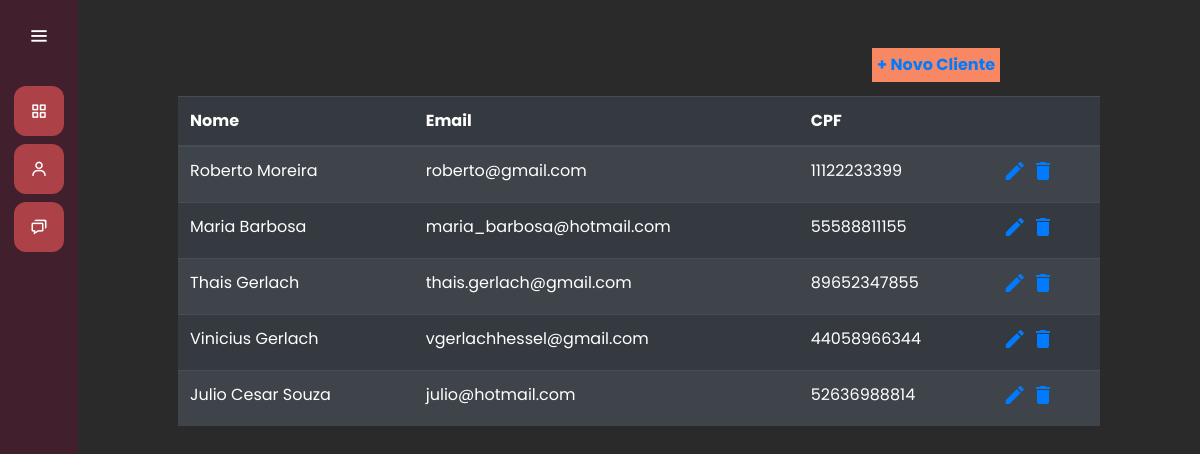
/clientes/, run on an earlier commit of the app's database.
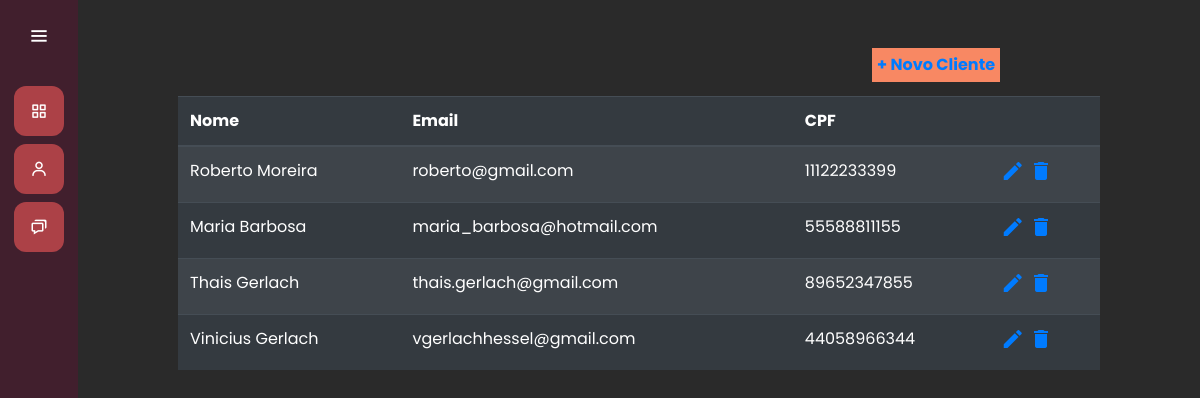
And on a later commit of the database.
### clientes/models.py (models this page shows, shortened)
class Cliente(models.Model):
    nome_completo = models.CharField(max_length=80, default=True)
    email = models.EmailField(max_length=50)
    cpf = models.CharField(max_length=11)

### clientes/views.py (the view)
# urls.py: path('', views.clientes, name="clientes"),
def clientes(request):
    if request.method == "GET":
        clientes = Cliente.objects.all()
        return render(request, 'clientes.html', {'clientes': clientes})

### clientes/templates/clientes.html (shortened to what this page needs)
{% extends "base.html" %}
{% load static %}
{% block 'head' %}
    <link rel="stylesheet" href="{% static 'clientes/css/clientes.css' %}">
    <link rel="stylesheet" href="{% static 'clientes/css/lista_clientes.css' %}">
{% endblock %}
{% block 'dashboard' %}
    <br>
    <br>
    <div class="container-fluid distanciamento">
        <div>
            <a class="btn-add-clientes" href="{% url 'novo_cliente' %}">+ Novo Cliente</a>
            <br>
            <br>
            <table class="table table-striped table-dark">
                <thead>
                    <tr>
                        <th scope="col">Nome</th>
                        <th scope="col">Email</th>
                        <th scope="col">CPF</th>
                        <th scope="col"></th>
                    </tr>
                </thead>
                <tbody>
                    {% for cliente in clientes %}
                    <tr>
                        <td>{{cliente.nome_completo}}</td>
                        <td>{{cliente.email}}</td>
                        <td>{{cliente.cpf}}</td>
                        <td class="actions">
                            <a href="{% url 'atualizar_cliente' cliente.id %}" class="edit" title="Editar" data-toggle="tooltip"><i class="material-icons">&#xE254;</i></a>
                            <a onclick="deletar_cliente(this)" class="delete" id="id_cliente" value="{{cliente.id}}" title="Excluir" data-toggle="tooltip"><i class="material-icons">&#xE872;</i></a>
                        </td>
                    </tr>
                    {% endfor %}
                </tbody>
            </table>
        </div>
    </div>
{% endblock %}

What changed in the data, as far as the page shows it:
removed Cliente: nome_completo "Julio Cesar Souza", email "julio@hotmail.com", cpf "52636988814", {{ cliente.id }} 11 (drawn)
